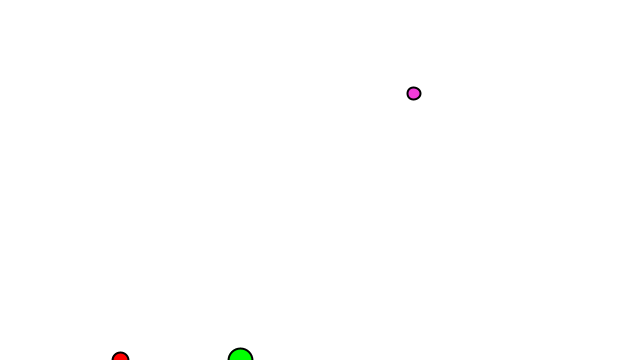
Frame 1 (no input)
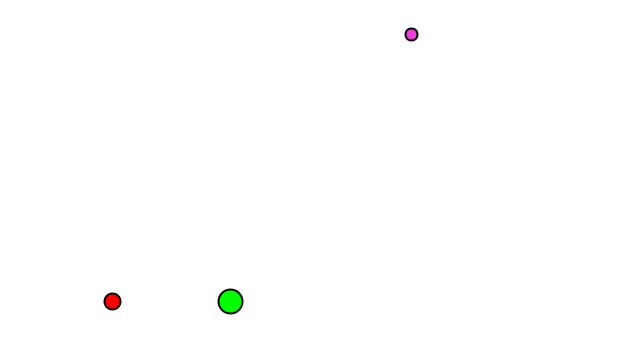
Frame 60 (the mouse pressed at the canvas centre just before this capture)
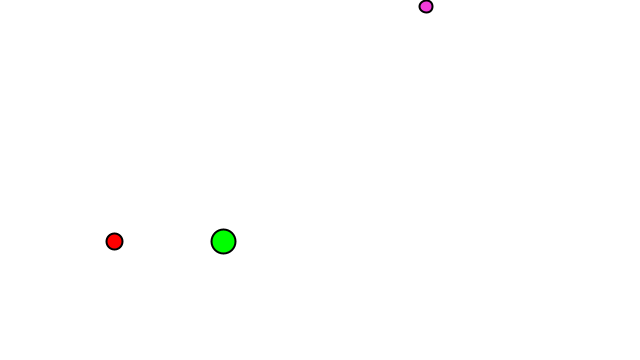
Frame 120 (the mouse held since frame 60 and released just before this capture)

The Processing sketch that drew these frames (run headless with seeded random() and noise(); from frame 60 on, the mouse is pressed at the canvas centre):

// Processing sketch: MJV_programa
// ── MJV_programa.pde
Bubble b;
Bubble b2;
Bubble b3;

void setup(){
  size(640,360);
  b = new Bubble(16,120,height,color(255,0,0));
  b2 = new Bubble(24,240,height,color(0,255,0));
  b3 = new Bubble();
}

void draw(){
  background(255);
  b.mostrar();
  b.subir();
  b.tope();
  
  b2.mostrar();
  b2.subir();
  b2.tope();
  
  b3.mostrar();
  b3.subir();
  b3.tope();
}

void mousePressed(){
 b.explotar();
 b2.explotar();
 b3.explotar();
}

// ── Bubble.pde
class Bubble{
  
  //DATOS
  float x;
  float y;
  color col;
  float tamano;
  boolean explosion; // dice si exploto la burbuja o no.
  
  // CONSTRUCTOR
  Bubble(int TempTam, int TempX, int TempY, color TempCol){
    tamano=TempTam;
    x = TempX;
    y = TempY;
    col=TempCol;
  }
  //CONSTRUCTOR 2 SIN ARGUMENTOS
  
 Bubble(){
   x= random(0,width);
   y= random(0,height);
   float R= random(0,255);
   float G= random(0,255);
   float B= random(0,255);
   col=color(R,G,B);
   tamano = random(0,40);
   
 }
    
  //FUNCIONALIDAD
  void mostrar(){
    if (explosion){
      
    }
    else{
      stroke(0);
      strokeWeight(2);
      fill(col);
      ellipse(x,y,tamano,tamano);
    }  
  }

  void subir(){
    y--;      // y--   es lo mismo que y=y-1
    x=x+random(-2,2);
  }

  void tope(){
    if ( y < tamano/2 ){
    y= tamano/2;
    }
  }
  
  void explotar(){
    if (dist(x,y,mouseX,mouseY)<(tamano/2)){
      explosion=true; //si pincho dentro del radio entonces explota
    }
  }
}
